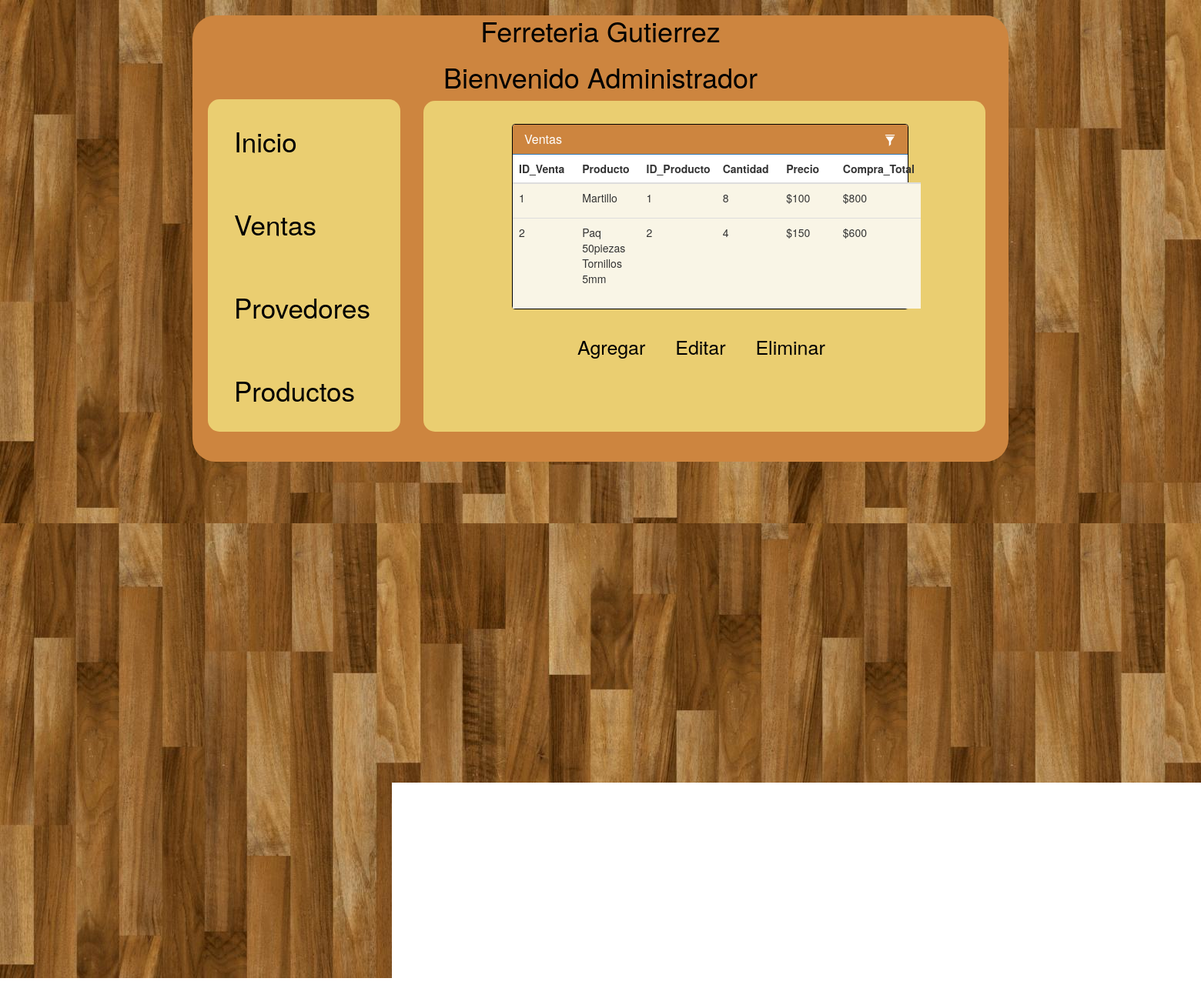
/MenuVentas.php, run on the app's committed database.
### tables this page shows
CREATE TABLE `ventas` (
  `id_venta` int(50) NOT NULL,
  `producto` varchar(30) NOT NULL,
  `producto_id` int(11) NOT NULL,
  `cantidad` int(20) NOT NULL,
  `precio` int(10) NOT NULL,
  `Compra_total` int(10) NOT NULL
);

### MenuVentas.php (the view, shortened to what this page needs)
<?php
  $server="localhost";
  $user= "root";
  $pass="";
  $db="ferreteria";
  $conn=mysqli_connect($server,$user,$pass,$db) or die("No se pudo establecer una conexion con la base de datos");
?>
<!DOCTYPE html>
<html>
<head>
    <link href="//netdna.bootstrapcdn.com/bootstrap/3.1.0/css/bootstrap.min.css" rel="stylesheet" id="bootstrap-css">
    <link rel="stylesheet" type="text/css" href="CSS/EstiloGeneral.css">
    <link rel="stylesheet" type="text/css" href="CSS/EstiloVenta.css">
</head>
<body background="Imagenes/fondo.jpg" style="overflow-x: hidden; overflow-y:hidden;" >
    <div class="e">
        <h1 style="color:black; text-align:center;">Ferreteria Gutierrez</h1>
        <h1 style="color:black; text-align:center;">Bienvenido Administrador</h1>
        <div class="header">
        <ul class="nav">
            <li id="menu"><a href="Index.php">Inicio</a></li>
            <li><a href="MenuVentas.php">Ventas</a></li>
            <li><a href="MenuProvedores.php">Provedores</a></li>
            <li><a href="MenuProductos.php">Productos</a></li>
        </ul>
        </div>
        <div class="container">
<div class="posicionTabla">
    	<div class="row">
			<div class="col-md-6">
				<div class="panel panel-primary" style="border: 1px solid black;">
					<div class="panel-heading" style="background-color:peru;">
						<h3 class="panel-title">Ventas</h3>
						<div class="pull-right">
							<span class="clickable filter" data-toggle="tooltip" title="Toggle table filter" data-container="body">
								<i class="glyphicon glyphicon-filter"></i>
							</span>
						</div>
					</div>
          <div class="ventas">
					<table class="table table-hover" id="dev-table" style="height:200px;">
						<thead>
							<tr>
                  <th>ID_Venta</th>
                  <th>Producto</th>
                  <th>ID_Producto</th>
                  <th>Cantidad</th>
                  <th>Precio</th>
                  <th>Compra_Total</th>
							</tr>
						</thead>
						<tbody>
            <?php
                  $sql="SELECT * from ventas ORDER BY id_venta";
                  $result= mysqli_query($conn,$sql);
                  while($mostrar=mysqli_fetch_array($result)){
                ?>
                      <tr>
                          <td><?php echo $mostrar['id_venta'] ?></td>
                          <td><?php echo $mostrar['producto'] ?></td>
                          <td><?php echo $mostrar['producto_id'] ?></td>
                          <td><?php echo $mostrar['cantidad'] ?></td>
                          <td><?php echo "$".$mostrar['precio']?></td>
                          <td><?php echo "$".$mostrar['Compra_total'] ?></td>
                      </tr>
                <?php
                  }
                ?>
						</tbody>
					</table>
          </div>
          </div>
				</div>
			</div>
			<div class="col-md-6">
			</div>
		</div>
	</div>
        <ul class="submenu">
            <li><a href="AgregarVentaParteUno.php">Agregar</a></li>
            <li><a href="EditarVentaParteUno.php">Editar</a></li>
            <li><a href="EliminarVentaParteUno.php">Eliminar</a></li>
        </ul>
    </div>
</body>
</html>

### CSS/EstiloGeneral.css (style rules this page uses)
.e { margin: 0 auto; padding: 0px; background-color: peru; width:1060px; height:580px; border-radius: 30px; }
.header { background-color: #EACE71; border-radius: 15px; padding: 0px; margin: 0px; width: 250px; position: relative; right: -20px; }
.nav { list-style: none; }
.nav li { padding: 19px; }
.nav li a { color:black; text-decoration: none; font-size: 35px; }

### CSS/EstiloVenta.css (style rules this page uses)
table tr td { background-color: #F9F5E6; width: 90px; }
ul li { list-style: none; display: inline-block; padding-right: 35px; }
ul li a { color: black; font-size:25px; text-decoration: none; }
.submenu { position: relative; right: -460px; top: -860px; }
.row { margin-top:40px; padding: 0 10px; }
.clickable { cursor: pointer; }
.panel-heading div { margin-top: -18px; font-size: 15px; }
.panel-heading div span { margin-left:5px; }
.posicionTabla { position: relative; right: -390px; top:-870px; width: 1079px; }
.ventas { width: 530px; height: 200px; overflow-x: hidden; overflow-y: scroll; }

### data on the page
ventas: id_venta "1", producto "Martillo", producto "1", cantidad "8", precio "100", Compra_total "800"
ventas: id_venta "2", producto "Paq 50piezas Tornillos 5mm", producto "2", cantidad "4", precio "150", Compra_total "600"
